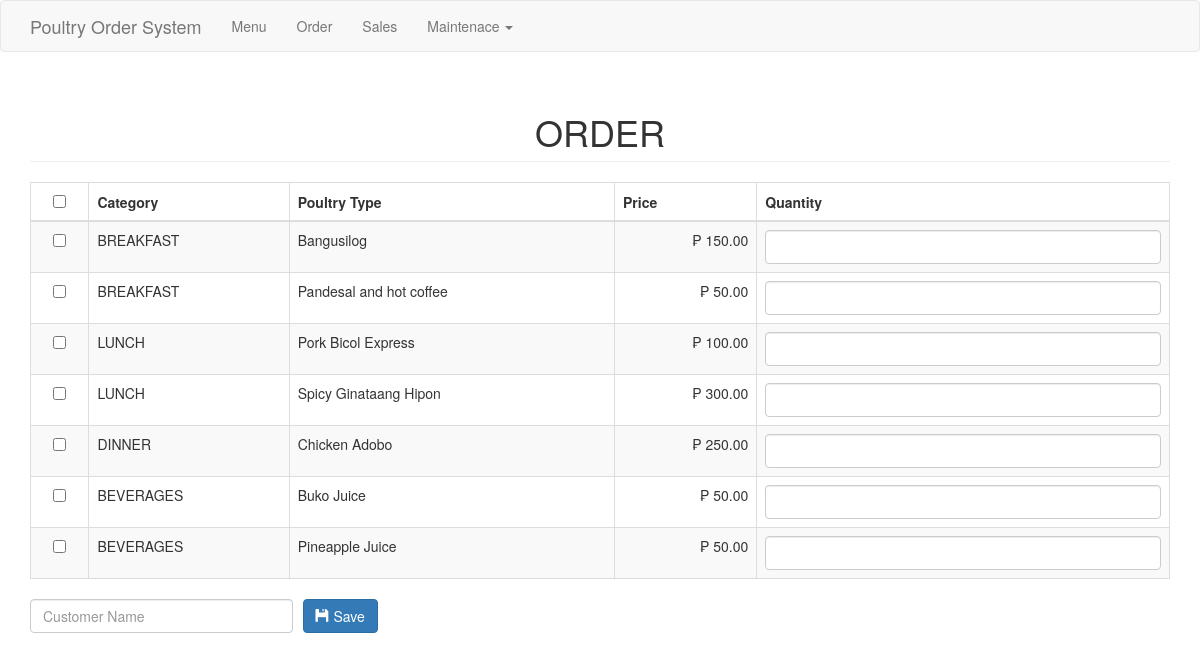
The app's page /order.php with its own data.
### tables this page shows
CREATE TABLE `product` (
  `productid` int(11) NOT NULL,
  `categoryid` int(1) NOT NULL,
  `productname` varchar(30) NOT NULL,
  `price` double NOT NULL,
  `photo` varchar(150) NOT NULL
);

CREATE TABLE `category` (
  `categoryid` int(11) NOT NULL,
  `catname` varchar(30) NOT NULL
);

### order.php (the view, shortened to what this page needs)
<?php include('header.php'); ?>
<body>
<?php include('navbar.php'); ?>
<div class="container">
	<h1 class="page-header text-center">ORDER</h1>
	<form method="POST" action="purchase.php">
		<table class="table table-striped table-bordered">
			<thead>
				<th class="text-center"><input type="checkbox" id="checkAll"></th>
				<th>Category</th>
				<th>Poultry Type</th>
				<th>Price</th>
				<th>Quantity</th>
			</thead>
			<tbody>
				<?php
					$sql="select * from product left join category on category.categoryid=product.categoryid order by product.categoryid asc, productname asc";
					$query=$conn->query($sql);
					$iterate=0;
					while($row=$query->fetch_array()){
						?>
						<tr>
							<td class="text-center"><input type="checkbox" value="<?php echo $row['productid']; ?>||<?php echo $iterate; ?>" name="productid[]" style=""></td>
							<td><?php echo $row['catname']; ?></td>
							<td><?php echo $row['productname']; ?></td>
							<td class="text-right">&#8369; <?php echo number_format($row['price'], 2); ?></td>
							<td><input type="text" class="form-control" name="quantity_<?php echo $iterate; ?>"></td>
						</tr>
						<?php
						$iterate++;
					}
				?>
			</tbody>
		</table>
		<div class="row">
			<div class="col-md-3">
				<input type="text" name="customer" class="form-control" placeholder="Customer Name" required>
			</div>
			<div class="col-md-2" style="margin-left:-20px;">
				<button type="submit" class="btn btn-primary"><span class="glyphicon glyphicon-floppy-disk"></span> Save</button>
			</div>
		</div>
	</form>
</div>
</body>
</html>

### records on screen
product: categoryid.catname "BREAKFAST", productname "Bangusilog", price "150.00"
product: categoryid.catname "BREAKFAST", productname "Pandesal and hot coffee", price "50.00"
product: categoryid.catname "LUNCH", productname "Pork Bicol Express", price "100.00"
product: categoryid.catname "LUNCH", productname "Spicy Ginataang Hipon", price "300.00"
product: categoryid.catname "DINNER", productname "Chicken Adobo", price "250.00"
product: categoryid.catname "BEVERAGES", productname "Buko Juice", price "50.00"
product: categoryid.catname "BEVERAGES", productname "Pineapple Juice", price "50.00"
